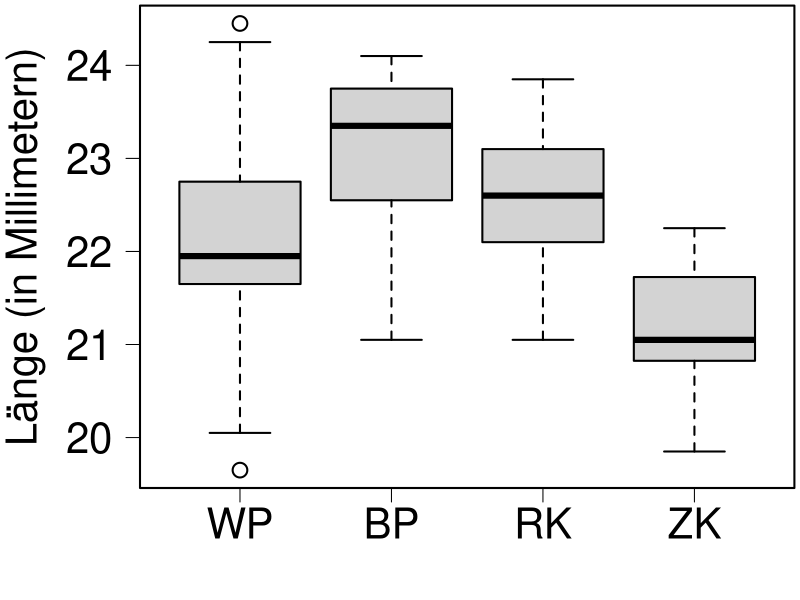
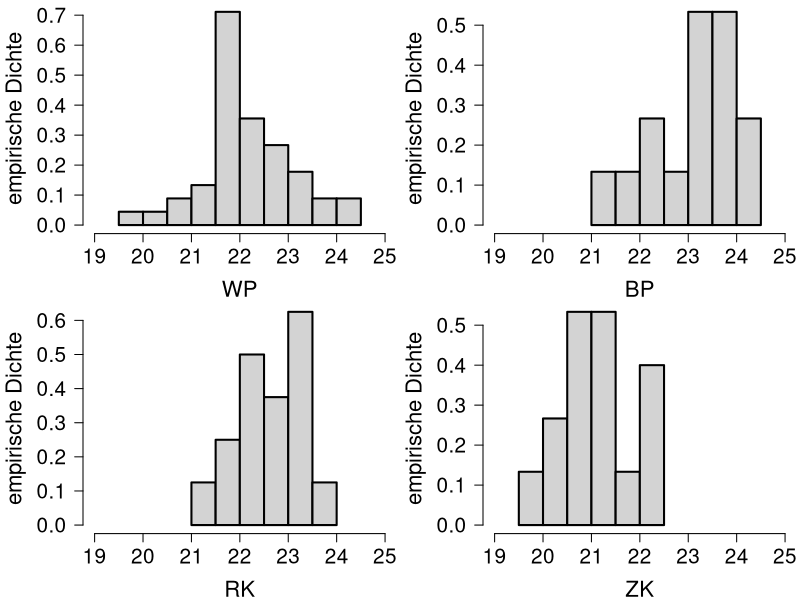
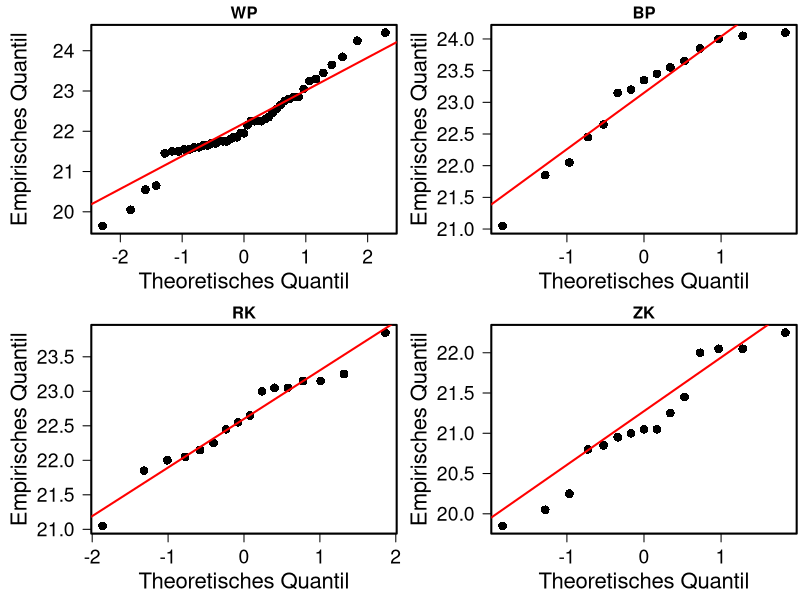

Generate these figures, in order, with R:
library(car) #Für Levene-Test

df <- read.table("Kuckuckseier.txt", header=TRUE)
head(df)
dim(df)
# 45 4

str(df)

# Überprüfung auf NA-Werte und Anschauen der Verteilung
summary(df)

# Es gibt NA-Werte aufgrund der unterschiedlichen Anzahl von Eimessungen pro Vogelart
# NA-Werte werden bei den statistischen Tests ignoriert

attach(df)

#-------------------------------------------------------------------------------
#Grafiken und Kenzahlen (Deskription, Verteilungsannahme, Varianzhomogenität)

# kennzahlen - Funktion zur Berechnung statistischer Kennzahlen
#
# Eingabe:
#   data         - Data Frame mit metrisch skalierten Variablen
#
# Ausgabe:
#   Data Frame: Data Frame mit den Varibalen des urspruenglichen Data Frames 
#   in Zeilen und den berechneten Kennzahlen in den Spalten
#   (arithmetisches Mittel, Standardabweichung, Minimum, 25%-Quantil, Median,
#   75%-Quantil und Maximum)

kennzahlen <- function(data) {
  var_name <- names(data)
  result <- matrix(NA, nrow = length(data), ncol = 8)
  colnames(result) <- c("Merkmal", "Arithm. Mittel", "sd", "Minimum", 
                        "25% Quantil", "Median", "75% Quantil", "Maximum")
  for(i in 1:length(data)) {
    var_data <- data[[i]]
    
    q1 <- quantile(var_data, 0.25, type = 2, na.rm = TRUE)
    q3 <- quantile(var_data, 0.75, type = 2, na.rm = TRUE)
    
    result[i, 1] <- var_name[i]
    result[i, 2] <- sprintf("%.3f", mean(var_data, na.rm = TRUE))
    result[i, 3] <- sprintf("%.3f", sd(var_data, na.rm = TRUE))
    result[i, 4] <- sprintf("%.3f", min(var_data, na.rm = TRUE))
    result[i, 5] <- sprintf("%.3f", q1)
    result[i, 6] <- sprintf("%.3f", median(var_data, na.rm = TRUE))
    result[i, 7] <- sprintf("%.3f", q3)
    result[i, 8] <- sprintf("%.3f", max(var_data, na.rm = TRUE))
    
  }
  result
}

kennzahlen(df)
#Merkmal Arithm. Mittel sd      Minimum  25% Quantil Median   75% Quantil Maximum 
#[1,] "WP_1"  "22.154"       "0.979" "19.650" "21.650"    "21.950" "22.750"    "24.450"
#[2,] "BP_2"  "23.093"       "0.905" "21.050" "22.450"    "23.350" "23.850"    "24.100"
#[3,] "RK_3"  "22.594"       "0.690" "21.050" "22.100"    "22.600" "23.100"    "23.850"
#[4,] "ZK_4"  "21.127"       "0.739" "19.850" "20.800"    "21.050" "22.000"    "22.250"


#pdf("boxplot.pdf", width = 10, height = 6)
#windows(width = 10, height = 6)
opar <- par (mar = c( 4, 5, 0.2, 0.2), lwd = 2,
             cex = 1.4, las = 1, cex.axis = 1.8)
boxplot(df, main="", names=c("WP", "BP", "RK", "ZK"),
        ylab = "")
title(ylab = "Länge (in Millimetern)", line = 3.5, cex.lab = 1.8)
par(opar)
#dev.off()

#pdf("hist.pdf", width = 10, height = 6)
#windows(width = 10, height = 6)
opar <- par (mar = c( 4, 5, 0.2, 0.2), lwd = 2,
             cex = 1.4, las = 1, mfrow = c(2,2), cex.axis = 1.8)
hist(WP, freq = FALSE,
     main = "", xlim = c(19,25), ylab = "", xlab = "",
     cex.axis = 1.5, 
)
title (xlab = "WP", line = 3, cex.lab = 1.6)
title (ylab = "empirische Dichte", line = 3.5, cex.lab = 1.6)
hist(BP, freq = FALSE,
     main = "", xlim = c(19,25), ylab = "", xlab = "",
     cex.axis = 1.5
)
title (xlab = "BP", line = 3, cex.lab = 1.6)
title (ylab = "empirische Dichte", line = 3.5, cex.lab = 1.6)
hist(RK, freq = FALSE,
     main = "", xlim = c(19,25), ylab = "", xlab = "",
     cex.axis = 1.5, cex.lab = 1.6
)
title (xlab = "RK", line = 3, cex.lab = 1.6)
title (ylab = "empirische Dichte", line = 3.5, cex.lab = 1.6)
hist(ZK, freq = FALSE,
     main = "", xlim = c(19,25), ylab = "", xlab = "",
     cex.axis = 1.5
)
title (xlab = "ZK", line = 3, cex.lab = 1.6)
title (ylab = "empirische Dichte", line = 3.5, cex.lab = 1.6)
par(opar)
#dev.off()

# Überprüfung auf Normalverteilung mit NQ-Plots

#pdf("QQ.pdf", width = 10, height = 7)
#windows(width = 10, height = 7)
opar <- par (mar = c(4, 5.5, 1.5, 0.2), lwd = 2,
             cex = 1.4, las = 1, mfrow = c(2,2))
qqnorm(WP, pch = 16, main = "WP", xlab= "", ylab = "", cex = 1.4, cex.axis = 1.4
)
  title (xlab = "Theoretisches Quantil", line = 2.5, cex.lab = 1.6)
  title (ylab = "Empirisches Quantil", line = 3.7, cex.lab = 1.6)
qqline(WP, col = "red", lwd = 2)

qqnorm(BP, pch = 16, main = "BP", xlab= "", ylab = "", cex = 1.4, cex.axis = 1.4
)
title (xlab = "Theoretisches Quantil", line = 2.5, cex.lab = 1.6)
title (ylab = "Empirisches Quantil", line = 3.7, cex.lab = 1.6)
qqline(BP, col = "red", lwd = 2)

qqnorm(RK, pch = 16, main = "RK", xlab= "", ylab = "", cex = 1.4, cex.axis = 1.4
)
title (xlab = "Theoretisches Quantil", line = 2.5, cex.lab = 1.6)
title (ylab = "Empirisches Quantil", line = 3.7, cex.lab = 1.6)
qqline(RK, col = "red", lwd = 2)

qqnorm(ZK, pch = 16, main = "ZK", xlab= "", ylab = "", cex = 1.4, cex.axis = 1.4
)
title (xlab = "Theoretisches Quantil", line = 2.5, cex.lab = 1.6)
title (ylab = "Empirisches Quantil", line = 3.7, cex.lab = 1.6)
qqline(ZK, col = "red", lwd = 2)
par(opar)
#dev.off
# spricht nichts gegen eine Normalverteilung der Variablen


#-----------------------------------------------------------------------------------------
#Abschlussprinzip


# Umformen vom Datensatz
# 1 = WP,  2 = BP,  3 = RK, 4 = ZK
names(df) <- c("WP_1", "BP_2", "RK_3", "ZK_4")
long_df <- stack(df)
names(long_df) <- c("Length", "Species")  # Umbenennen der Spalten
long_df <- na.omit(long_df)

# Überprüfung auf Varianzhomogenität mit Levene's Test
# H0: Die Varianzen in allen Gruppen sind gleich (Varianzhomogenität).
# H1: Mindestens eine Gruppe hat eine andere Varianz (keine Varianzhomogenität).
leveneTest(Length ~ Species, data = long_df)
# p-Wert = 0.6465 > 0.05, H0 kann nicht abgelehnt werden.
# Es gibt keine signifikante Unterschiede in den Varianzen. 


# Testen auf H0: mu1 = mu2 = mu3 = mu4
anova_result <- aov(Length ~ Species, data = long_df)
summary(anova_result)
# p-Wert = 2.65e-07 < 0.05, H0 wird abgelehnt, Entscheidung für H1.
# Das bedeutet, dass es signifikante Unterschiede in den Mittelwerten der Längen
# der Kuckuckseier zwischen den Vogelarten gibt.

# Testen auf H0: mu1 = mu2 = mu3
anova_result <- aov(Length ~ Species, data = long_df[long_df$Species != "ZK_4", ])
summary(anova_result) # p-Wert: 0.00305 -> signifikant

# Testen auf H0: mu2 = mu3 = mu4
anova_result <- aov(Length ~ Species, data = long_df[long_df$Species != "WP_1", ])
summary(anova_result) # p-Wert: 4.43e-08 -> signifikant

# Testen auf H0: mu1 = mu3 = mu4
anova_result <- aov(Length ~ Species, data = long_df[long_df$Species != "BP_2", ])
summary(anova_result) # p-Wert: 4.39e-05 -> signifikant

# Testen auf H0: mu1 = mu2 = mu4
anova_result <- aov(Length ~ Species, data = long_df[long_df$Species != "RK_3", ])
summary(anova_result) # p-Wert: 8.56e-07 -> signifikant


#Zweistichproben-t-Test
# Testen auf H0: mu1 = mu2
t.test(Length ~ Species, 
       data=long_df[long_df$Species == "WP_1" | long_df$Species == "BP_2", ], var.equal = TRUE) 
# p-Wert = 0.001781 

# Testen auf H0: mu3 = mu4
t.test(Length ~ Species, 
       data=long_df[long_df$Species == "RK_3" | long_df$Species == "ZK_4", ], var.equal = TRUE) 
# p-Wert = 3.469e-06

# Testen auf H0: mu1 = mu3
t.test(Length ~ Species, 
       data=long_df[long_df$Species == "WP_1" | long_df$Species == "RK_3", ], var.equal = TRUE) 
# p-Wert = 0.1039

# Testen auf H0: mu2 = mu4
t.test(Length ~ Species, 
       data=long_df[long_df$Species == "BP_2" | long_df$Species == "ZK_4", ], var.equal = TRUE) 
# p-Wert = 4.595e-07

# Testen auf H0: mu1 = mu4
t.test(Length ~ Species, 
       data=long_df[long_df$Species == "WP_1" | long_df$Species == "ZK_4", ], var.equal = TRUE) 
# p-Wert = 0.0004502

# Testen auf H0: mu2 = mu3
t.test(Length ~ Species, 
       data=long_df[long_df$Species == "BP_2" | long_df$Species == "RK_3", ], var.equal = TRUE) 
# p-Wert = 0.09326


#-----------------------------------------------------------------------------------------
#Bonferroni-Holm-Verfahren

#F-Test

#1-2 WP-BP
var.test(Length ~ Species, 
         data=long_df[long_df$Species == "WP_1" | long_df$Species == "BP_2", ])
#p-Wert = 0.7826

#1-3 WP-RK
var.test(Length ~ Species, 
         data=long_df[long_df$Species == "WP_1" | long_df$Species == "RK_3", ])
#p-Wert = 0.1413

#1-4 WP-ZK
var.test(Length ~ Species, 
         data=long_df[long_df$Species == "WP_1" | long_df$Species == "ZK_4", ])
#p-Wert = 0.2538

#2-3 BP-RK
var.test(Length ~ Species, 
         data=long_df[long_df$Species == "BP_2" | long_df$Species == "RK_3", ])
#p-Wert = 0.3077

#2-4 BP - ZK
var.test(Length ~ Species, 
         data=long_df[long_df$Species == "BP_2" | long_df$Species == "ZK_4", ])
#p-Wert = 0.4581

#3-4 RK - ZK
var.test(Length ~ Species, 
         data=long_df[long_df$Species == "RK_3" | long_df$Species == "ZK_4", ])
#p-Wert = 0.7906

# Zweistichproben-t-Tests wie beim Abschlussprinzip

# Ordnen wir die p-Werte von Zweistichproben-t-Tests nach:
# 4.595e-07 < 3.469e-06 < 0.0004502 < 0.001781 < 0.09326 < 0.1039

4.595e-07 < 0.05/(7 - 1) # TRUE H24
3.469e-06 < 0.05/(7 - 2) # TRUE H34
0.0004502 < 0.05/(7 - 3) # TRUE H14
0.001781 < 0.05/(7 - 4) # TRUE H12
0.09326 < 0.05/(7 - 5) # FALSE H23
0.1039 < 0.05/(7 - 6) # FALSE H13

4.595e-07 * (7 - 1) # TRUE H24
3.469e-06 * (7 - 2) # TRUE H34
0.0004502 * (7 - 3) # TRUE H14
0.001781 * (7 - 4) # TRUE H12
0.09326 * (7 - 5) # FALSE H23
0.1039 * (7 - 6) # FALSE H13

p_values <- c(4.595e-07, 3.469e-06, 0.0004502, 0.001781, 0.09326, 0.1039)
adjusted_p_values <- p.adjust(p_values, method = "holm")
# 2.7570e-06 1.7345e-05 1.8008e-03 5.3430e-03 1.8652e-01 1.8652e-01

# adjusted_p_values < 0.05
# TRUE  TRUE  TRUE  TRUE FALSE FALSE
